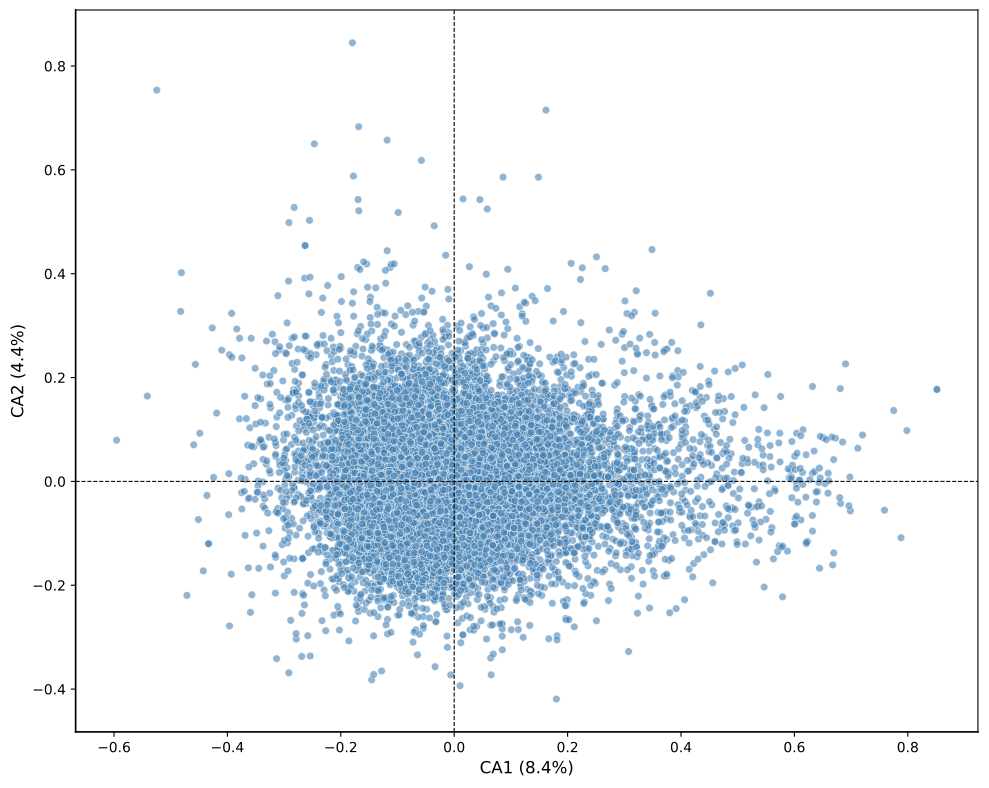

The script that drew this image:
import sys

import pandas as pd
import matplotlib.pyplot as plt
import prince
from .RSCUofSingleGene import process_cds_file

def load_rscu_data(csv_path):
    df = pd.read_csv(csv_path, index_col=0)
    df = df.loc[:, (df != 0).any(axis=0)]
    return df


def perform_ca(df, n_components=59):
    ca = prince.CA(n_components=n_components, engine='sklearn')
    return ca.fit(df)


def plot_simple_ca(ca, df, output_path):
    # 获取前两个维度坐标
    row_coords = ca.row_coordinates(df).iloc[:, :2]

    # 创建画布
    fig, ax = plt.subplots(figsize=(10, 8))

    # 绘制基因点（不显示标签）
    ax.scatter(
        row_coords.iloc[:, 0],
        row_coords.iloc[:, 1],
        c='steelblue',
        alpha=0.6,
        s=30,
        edgecolor='w',
        linewidth=0.5
    )

    # 增强坐标轴显示
    ax.axhline(0, color='black', lw=0.8, ls='--')
    ax.axvline(0, color='black', lw=0.8, ls='--')
    ax.spines['bottom'].set_color('black')
    ax.spines['left'].set_color('black')
    ax.spines['bottom'].set_linewidth(1.2)
    ax.spines['left'].set_linewidth(1.2)

    # 移除上右边框
    # ax.spines['top'].set_visible(False)
    # ax.spines['right'].set_visible(False)

    # 设置坐标轴标签
    exp_var = ca.explained_inertia_
    ax.set_xlabel(f"CA1 ({exp_var[0] * 100:.1f}%)", fontsize=12)
    ax.set_ylabel(f"CA2 ({exp_var[1] * 100:.1f}%)", fontsize=12)

    # 移除网格和其他装饰
    ax.grid(False)
    ax.set_facecolor('white')

    plt.tight_layout()
    fig.savefig(output_path, dpi=300, bbox_inches='tight')
    plt.close()


def print_explained_variance(ca):
    print("前20个维度的解释比例：")
    print("------------------------")
    for i, var in enumerate(ca.explained_inertia_[:20]):
        print(f"维度 {i + 1:>2}: {var * 100:6.2f}%")
    print("------------------------")
    print(f"累计解释方差: {sum(ca.explained_inertia_[:20]) * 100:.2f}%")

def run(input_cds,figname,output_path,figType="pdf"):

    output_csv = output_path + "cas.rscu.csv"
    process_cds_file(input_cds, output_csv)
    input_csv = output_csv
    # 执行分析
    rscu_df = load_rscu_data(input_csv)
    ca_model = perform_ca(rscu_df)
    # 生成可视化
    figname = figname + "." + figType
    plot_simple_ca(ca_model, rscu_df, figname)

    # 打印解释比例
    print_explained_variance(ca_model)
    print(f"\n可视化结果已保存至：{figname}")


if __name__ == "__main__":
    # 参数设置



    input_cds = sys.argv[1]  # 输入文件路径
    figname = sys.argv[2]
    output_csv = "cas.rscu.csv"
    process_cds_file(input_cds, output_csv)

    input_csv = output_csv
    # 执行分析
    rscu_df = load_rscu_data(input_csv)
    ca_model = perform_ca(rscu_df)

    # 生成可视化
    plot_simple_ca(ca_model, rscu_df, figname)

    # 打印解释比例
    print_explained_variance(ca_model)
    print(f"\n可视化结果已保存至：{figname}")
